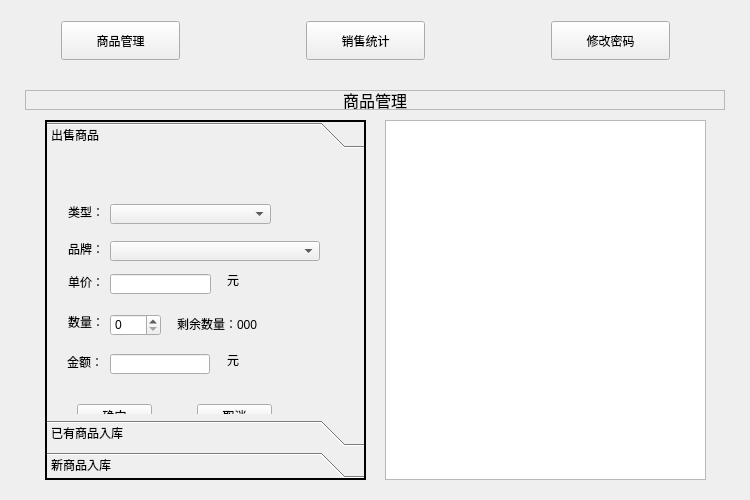
<?xml version="1.0" encoding="UTF-8"?>
<ui version="4.0">
 <class>Widget</class>
 <widget class="QWidget" name="Widget">
  <property name="geometry">
   <rect>
    <x>0</x>
    <y>0</y>
    <width>750</width>
    <height>500</height>
   </rect>
  </property>
  <property name="windowTitle">
   <string>数据管理系统</string>
  </property>
  <widget class="QWidget" name="layoutWidget">
   <property name="geometry">
    <rect>
     <x>50</x>
     <y>10</y>
     <width>631</width>
     <height>61</height>
    </rect>
   </property>
   <layout class="QHBoxLayout" name="horizontalLayout">
    <item>
     <widget class="QPushButton" name="manageBtn">
      <property name="sizePolicy">
       <sizepolicy hsizetype="Expanding" vsizetype="Expanding">
        <horstretch>0</horstretch>
        <verstretch>0</verstretch>
       </sizepolicy>
      </property>
      <property name="text">
       <string>商品管理</string>
      </property>
     </widget>
    </item>
    <item>
     <spacer name="horizontalSpacer">
      <property name="orientation">
       <enum>Qt::Horizontal</enum>
      </property>
      <property name="sizeHint" stdset="0">
       <size>
        <width>40</width>
        <height>20</height>
       </size>
      </property>
     </spacer>
    </item>
    <item>
     <widget class="QPushButton" name="chartBtn">
      <property name="sizePolicy">
       <sizepolicy hsizetype="Expanding" vsizetype="Expanding">
        <horstretch>0</horstretch>
        <verstretch>0</verstretch>
       </sizepolicy>
      </property>
      <property name="text">
       <string>销售统计</string>
      </property>
     </widget>
    </item>
    <item>
     <spacer name="horizontalSpacer_2">
      <property name="orientation">
       <enum>Qt::Horizontal</enum>
      </property>
      <property name="sizeHint" stdset="0">
       <size>
        <width>40</width>
        <height>20</height>
       </size>
      </property>
     </spacer>
    </item>
    <item>
     <widget class="QPushButton" name="passwordBtn">
      <property name="sizePolicy">
       <sizepolicy hsizetype="Expanding" vsizetype="Expanding">
        <horstretch>0</horstretch>
        <verstretch>0</verstretch>
       </sizepolicy>
      </property>
      <property name="text">
       <string>修改密码</string>
      </property>
     </widget>
    </item>
   </layout>
  </widget>
  <widget class="QStackedWidget" name="stackedWidget">
   <property name="geometry">
    <rect>
     <x>25</x>
     <y>70</y>
     <width>700</width>
     <height>410</height>
    </rect>
   </property>
   <widget class="QWidget" name="managePage">
    <widget class="QLabel" name="label">
     <property name="geometry">
      <rect>
       <x>0</x>
       <y>20</y>
       <width>700</width>
       <height>20</height>
      </rect>
     </property>
     <property name="font">
      <font>
       <pointsize>12</pointsize>
      </font>
     </property>
     <property name="frameShape">
      <enum>QFrame::StyledPanel</enum>
     </property>
     <property name="text">
      <string>商品管理</string>
     </property>
     <property name="alignment">
      <set>Qt::AlignCenter</set>
     </property>
    </widget>
    <widget class="QToolBox" name="toolBox">
     <property name="geometry">
      <rect>
       <x>20</x>
       <y>50</y>
       <width>321</width>
       <height>360</height>
      </rect>
     </property>
     <property name="frameShape">
      <enum>QFrame::WinPanel</enum>
     </property>
     <property name="currentIndex">
      <number>0</number>
     </property>
     <widget class="QWidget" name="page">
      <property name="geometry">
       <rect>
        <x>0</x>
        <y>0</y>
        <width>317</width>
        <height>278</height>
       </rect>
      </property>
      <attribute name="label">
       <string>出售商品</string>
      </attribute>
      <widget class="QLabel" name="label_2">
       <property name="geometry">
        <rect>
         <x>21</x>
         <y>50</y>
         <width>36</width>
         <height>16</height>
        </rect>
       </property>
       <property name="text">
        <string>类型：</string>
       </property>
      </widget>
      <widget class="QComboBox" name="sellTypeComboBox">
       <property name="geometry">
        <rect>
         <x>63</x>
         <y>50</y>
         <width>161</width>
         <height>20</height>
        </rect>
       </property>
      </widget>
      <widget class="QLabel" name="label_3">
       <property name="geometry">
        <rect>
         <x>21</x>
         <y>87</y>
         <width>36</width>
         <height>16</height>
        </rect>
       </property>
       <property name="text">
        <string>品牌：</string>
       </property>
      </widget>
      <widget class="QComboBox" name="sellBrandComboBox">
       <property name="geometry">
        <rect>
         <x>63</x>
         <y>87</y>
         <width>210</width>
         <height>20</height>
        </rect>
       </property>
      </widget>
      <widget class="QLabel" name="label_4">
       <property name="geometry">
        <rect>
         <x>21</x>
         <y>120</y>
         <width>36</width>
         <height>16</height>
        </rect>
       </property>
       <property name="text">
        <string>单价：</string>
       </property>
      </widget>
      <widget class="QLineEdit" name="sellPriceLineEdit">
       <property name="geometry">
        <rect>
         <x>63</x>
         <y>120</y>
         <width>101</width>
         <height>20</height>
        </rect>
       </property>
      </widget>
      <widget class="QLabel" name="label_5">
       <property name="geometry">
        <rect>
         <x>180</x>
         <y>120</y>
         <width>54</width>
         <height>12</height>
        </rect>
       </property>
       <property name="text">
        <string>元</string>
       </property>
      </widget>
      <widget class="QLabel" name="label_6">
       <property name="geometry">
        <rect>
         <x>21</x>
         <y>160</y>
         <width>36</width>
         <height>16</height>
        </rect>
       </property>
       <property name="text">
        <string>数量：</string>
       </property>
      </widget>
      <widget class="QSpinBox" name="sellNumSpinBox">
       <property name="geometry">
        <rect>
         <x>63</x>
         <y>160</y>
         <width>51</width>
         <height>22</height>
        </rect>
       </property>
      </widget>
      <widget class="QLabel" name="sellLastNumLabel">
       <property name="geometry">
        <rect>
         <x>130</x>
         <y>160</y>
         <width>111</width>
         <height>20</height>
        </rect>
       </property>
       <property name="text">
        <string>剩余数量：000</string>
       </property>
      </widget>
      <widget class="QLabel" name="label_8">
       <property name="geometry">
        <rect>
         <x>20</x>
         <y>200</y>
         <width>36</width>
         <height>16</height>
        </rect>
       </property>
       <property name="text">
        <string>金额：</string>
       </property>
      </widget>
      <widget class="QLineEdit" name="sellSumLineEdit">
       <property name="geometry">
        <rect>
         <x>63</x>
         <y>200</y>
         <width>100</width>
         <height>20</height>
        </rect>
       </property>
      </widget>
      <widget class="QLabel" name="label_9">
       <property name="geometry">
        <rect>
         <x>180</x>
         <y>200</y>
         <width>54</width>
         <height>12</height>
        </rect>
       </property>
       <property name="text">
        <string>元</string>
       </property>
      </widget>
      <widget class="QPushButton" name="sellOkBtn">
       <property name="geometry">
        <rect>
         <x>30</x>
         <y>250</y>
         <width>75</width>
         <height>23</height>
        </rect>
       </property>
       <property name="text">
        <string>确定</string>
       </property>
      </widget>
      <widget class="QPushButton" name="sellCancelBtn">
       <property name="geometry">
        <rect>
         <x>150</x>
         <y>250</y>
         <width>75</width>
         <height>23</height>
        </rect>
       </property>
       <property name="text">
        <string>取消</string>
       </property>
      </widget>
     </widget>
     <widget class="QWidget" name="page_3">
      <property name="geometry">
       <rect>
        <x>0</x>
        <y>0</y>
        <width>317</width>
        <height>278</height>
       </rect>
      </property>
      <attribute name="label">
       <string>已有商品入库</string>
      </attribute>
     </widget>
     <widget class="QWidget" name="page_4">
      <property name="geometry">
       <rect>
        <x>0</x>
        <y>0</y>
        <width>317</width>
        <height>278</height>
       </rect>
      </property>
      <attribute name="label">
       <string>新商品入库</string>
      </attribute>
     </widget>
    </widget>
    <widget class="QListWidget" name="dailyList">
     <property name="geometry">
      <rect>
       <x>360</x>
       <y>50</y>
       <width>321</width>
       <height>360</height>
      </rect>
     </property>
    </widget>
   </widget>
   <widget class="QWidget" name="page_2"/>
  </widget>
 </widget>
 <layoutdefault spacing="6" margin="11"/>
 <resources/>
 <connections/>
</ui>
